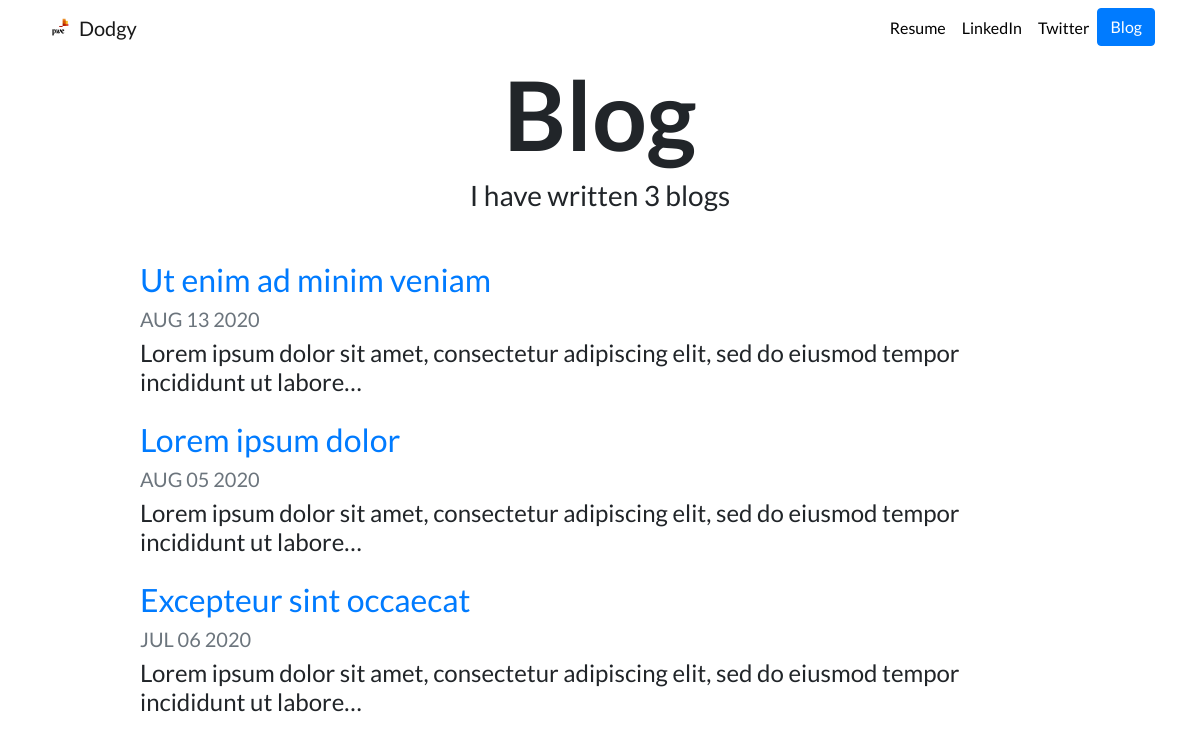
Screenshot of /blog/ with the database file from the repository.
### blog/models.py (models this page shows, shortened)
class Blog(models.Model):
    title = models.CharField(max_length=100)
    content = models.TextField()
    publish_date = models.DateField()

### blog/views.py (the view)
# urls.py: path('',views.all_blogs, name='all_blogs'),
def all_blogs(request):
    blogs = Blog.objects.order_by('-publish_date')
    return render(request, 'blog/all_blogs.html', {'blogs':blogs})

### blog/templates/blog/all_blogs.html
{% extends "portfolio/base.html" %}
{% load static %}
{% block content %}
<h1 id="blogtitle" class="font-weight-bold text-center">Blog</h1>
<h3 class="text-center mb-5">I have written {{ blogs.count }} blog{{ blogs.count|pluralize }}</h3>
{% for blog in blogs %}
<div class="row justify-content-center my-3">
  <div class="col-md-10">
    <a href="{% url 'blog:detail' blog.id %}">
      <h2>{{ blog.title }}</h2>
    </a>
    <h5 class="text-muted">{{ blog.publish_date|date:'M d Y'|upper }}</h5>
    <h4>{{ blog.content|striptags|truncatechars:100 }}</h4>
  </div>
</div>
{% endfor %}
{% endblock %}

### portfolio/static/portfolio/custom.css (style rules this page uses)
body { font-family: 'Lato', sans-serif; }
#blogtitle { font-size: 6rem; }

### rows the page displays
Blog: title "Ut enim ad minim veniam", publish_date "AUG 13 2020", content "Lorem ipsum dolor sit amet, consectetur adipiscing elit, sed do eiusmod tempor incididunt ut labore…"
Blog: title "Lorem ipsum dolor", publish_date "AUG 05 2020", content "Lorem ipsum dolor sit amet, consectetur adipiscing elit, sed do eiusmod tempor incididunt ut labore…"
Blog: title "Excepteur sint occaecat", publish_date "JUL 06 2020", content "Lorem ipsum dolor sit amet, consectetur adipiscing elit, sed do eiusmod tempor incididunt ut labore…"

### other values shown
{{ blogs.count }} "3"
